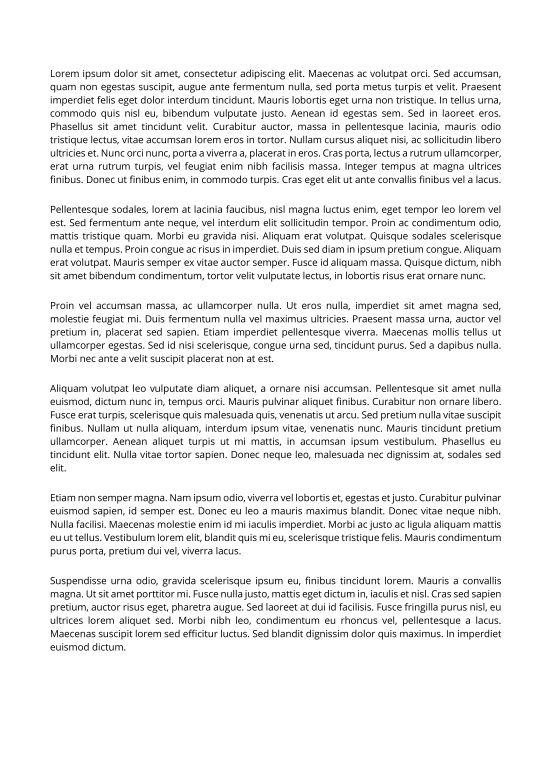
#> input picture input/images/papers/001.png, 1654 x 2339 px, found by its file name (shown at 1/3 size)
$ python TaskB.py
#> lines starting #> are read from the running program, lines starting #| are printed output that depends on the picture; after the words box and inside, x2 and y2 are one past the last pixel; in counts of white or black regions, pixels touching at a corner belong together
# -*- coding: utf-8 -*-
"""
Created on Fri Jul 31 09:16:19 2026

@author: Jesslyn Wong
"""

import cv2
import numpy as np
from matplotlib import pyplot as pt


# ==============
# Read Image
# ==============
img1 = cv2.imread("C:/Users/Jesslyn Wong/BCS/Y2S3/CSC2014/CSC 2014_Group Assignment_April Sem 2026/CSC 2014_Group Assignment_April Sem 2026/Converted Paper (8)/001.png", 0)
#> img1 is the input picture: shape (2339, 1654); min 0, max 255, mean 239.1


# ==============
# binary image (thresholding)
# ==============
ret, binImg1 = cv2.threshold(img1, 0, 255, cv2.THRESH_BINARY + cv2.THRESH_OTSU)
#> binImg1: shape (2339, 1654); 93.5% white; black in thin lines or dots, all inside (x1, y1, x2, y2) = (150, 209, 1504, 1952)
#> ret = 139


# ==============
# Histogram Projection (horizontal, vertical)
# ==============
# sum of black pixels per row (counting ->)
horizontal_hist = np.sum(binImg1 == 0, axis=1)
#> horizontal_hist = 2339 values, max 735 at index 664, min 0 at index 0, mean 107.9

pt.figure()
pt.plot(horizontal_hist)
pt.title("Horizontal Histogram")

pt.show()
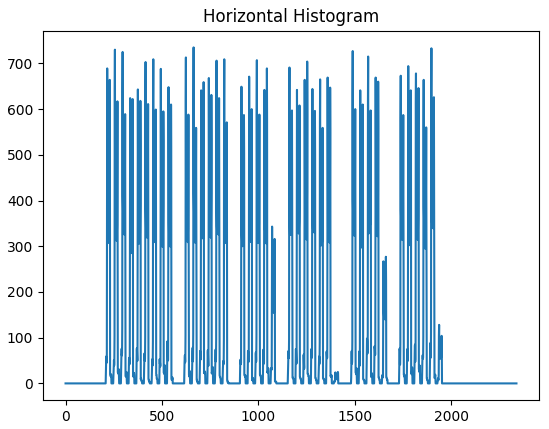
#> figure drawn by matplotlib, 1 panel; curve peaks at x = 664, y = 735

# sum of black pixels per column (counting ^)
vertical_hist = np.sum(binImg1 == 0, axis=0)
#> vertical_hist = 1654 values, max 616 at index 153, min 0 at index 0, mean 152.6

pt.figure()
pt.plot(vertical_hist)
pt.title("Vertical Histogram")

pt.show()
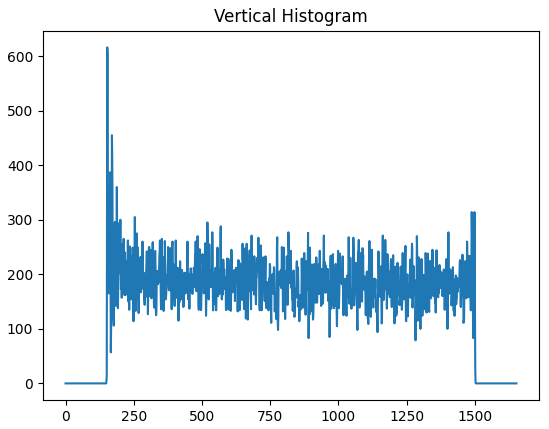
#> figure drawn by matplotlib, 1 panel; curve peaks at x = 153, y = 616


# ==============
# Convert binImg -> True/False (optional?)
# ==============
list1 = horizontal_hist > 0

# ==============
# Extraction Process
# ==============
# list of consectutive zeros, returns (index, amount)
def getConsecutiveZeros(aList):
    consecutiveZeros = []
    count = 0
    start = None

    for i, v in enumerate(aList):
        if not v:
            if count == 0:
                start = i
            count += 1

        else:
            if count > 0:
                consecutiveZeros.append((start, count))
                count = 0

    # for last run of consecutive zeros
    if count > 0:
        consecutiveZeros.append((start, count))

    return consecutiveZeros


# filter the zeros more than 10
def getRangeZeros(aList):
    ranges = []

    for i, c in aList:
        if c > 11:
            ranges.append((i, i + c))

    return ranges


#get range of paragraph
top = []
bottom = []
def doTop(aList):
    for l, r in aList:
        top.append(r)

    return

def doBottom(aList):
    iteration = 0
    for l, r in aList:
        if iteration > 0:
            bottom.append(l)
        iteration += 1

    return


# extract
def extractParagraphs(aRange, anImg):
    for l, r in aRange:
        par = anImg[l:r, :]
        pt.figure()
        pt.imshow(par, cmap="gray")
        pt.title("jbg")

        pt.show()

# ==============
# Run extraction process
# ==============
myZeros = getConsecutiveZeros(list1)
#> the loop in getConsecutiveZeros, `for i, v in enumerate(aList):` made 2339 passes
#> start on pass 1: 0
#> after the loop in getConsecutiveZeros, `for i, v in enumerate(aList):`: consecutiveZeros = 38 pairs, first value 0 to 1919, second value 10 to 209; count = 387
#> myZeros = 39 pairs, first value 0 to 1952, second value 10 to 387
myRanges = getRangeZeros(myZeros)
#> the loop in getRangeZeros, `for i, c in aList:` made 39 passes
#> (i, c) on passes 2 to 13: (238, 10), (278, 10), (318, 10), (357, 11), (397, 10), (437, 10), (477, 10), (516, 11), (556, 60), (646, 10), (686, 10), (725, 11)
#> c on pass 1: 209
#> after the loop in getRangeZeros, `for i, c in aList:`: ranges = [(0, 209), (556, 616), (845, 905), (1093, 1153), (1414, 1481), (1670, 1730), (1952, 2339)]
#> myRanges has the same summary as ranges in getRangeZeros
doTop(myRanges) # start of paragraph
#> the loop in doTop, `for l, r in aList:` made 7 passes
#> after the loop in doTop, `for l, r in aList:`: top = [209, 616, 905, 1153, 1481, 1730, 2339]
doBottom(myRanges)    # end of paragraph
#> the loop in doBottom, `for l, r in aList:` made 7 passes
#> after the loop in doBottom, `for l, r in aList:`: bottom = [556, 845, 1093, 1414, 1670, 1952]; iteration = 7
paragraphRanges = list(zip(top, bottom))    # put start and end together
#> paragraphRanges = [(209, 556), (616, 845), (905, 1093), (1153, 1414), (1481, 1670), (1730, 1952)]
extractParagraphs(paragraphRanges, binImg1)
#> the loop in extractParagraphs, `for l, r in aRange:` made 6 passes
#> pass 1, in extractParagraphs, `par = anImg[l:r, :]`:
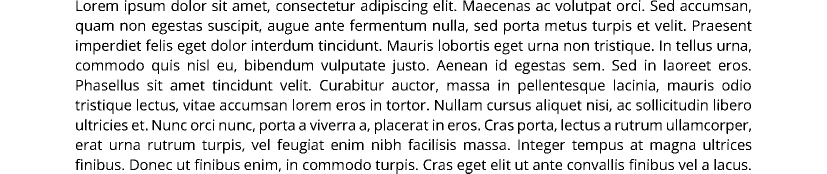
#> par: shape (347, 1654) (shown at 1/2 size); 88.9% white; black in thin lines or dots, all inside (x1, y1, x2, y2) = (150, 0, 1503, 347)
#> pass 2, in extractParagraphs, `par = anImg[l:r, :]`:
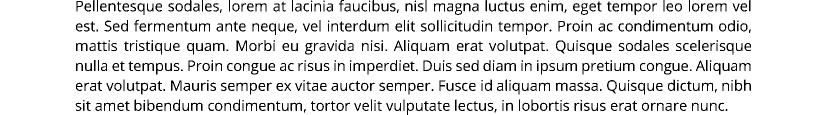
#> par: shape (229, 1654) (shown at 1/2 size); 88.6% white; black in thin lines or dots, all inside (x1, y1, x2, y2) = (151, 0, 1502, 229)
#> pass 3, in extractParagraphs, `par = anImg[l:r, :]`:
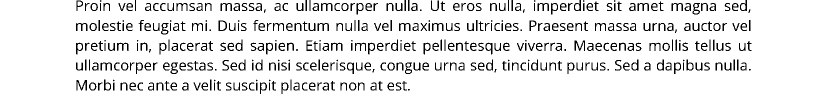
#> par: shape (188, 1654) (shown at 1/2 size); 89.7% white; black in thin lines or dots, all inside (x1, y1, x2, y2) = (152, 0, 1503, 188)

# ============

abc = [(0,141), (777,875), (1514,1654)]
abc = sorted(abc, key=lambda item: item[1] - item[0], reverse=True) # get width of gutters, sort by largest
abc = sorted(abc[: 3 - 1]) # take 2 gutters

array = np.array([
    [1,2,3],
    [4,5,6],
    [7,8,9]
])

array2 = np.array([1,2,0,4,0,3])

r = np.flatnonzero(array2[2:])
print(r)

x1, y1, x2, y2 = 120, 179, 1534, 586

cv2.rectangle(
    img1,              # image to draw on
    (x1, y1),           # top-left corner
    (x2, y2),           # bottom-right corner
    (0, 0, 255),       # colour (BGR) → red
    2                   # thickness
)
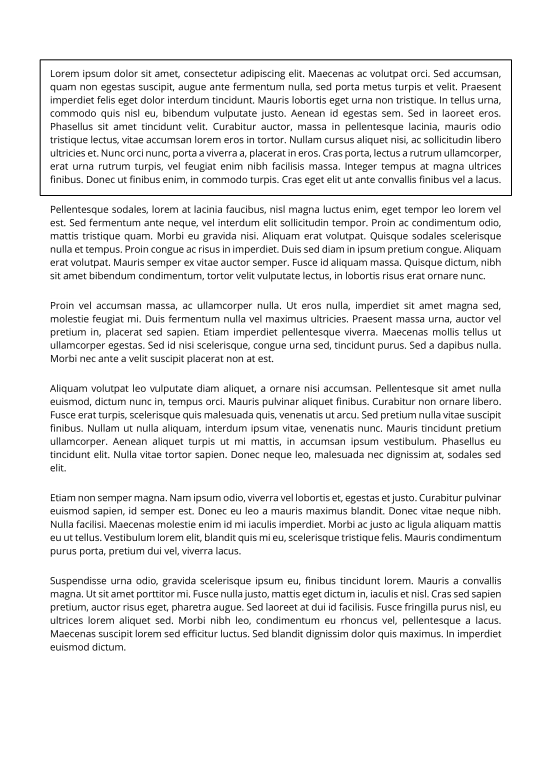
#> img1: shape (2339, 1654) (shown at 1/3 size); 0.28% of pixels changed, all inside (x1, y1, x2, y2) = (119, 178, 1536, 588)

cv2.imshow("Detected", img1)

$ run again, with input/images/papers/002.png copied over input/images/papers/001.png
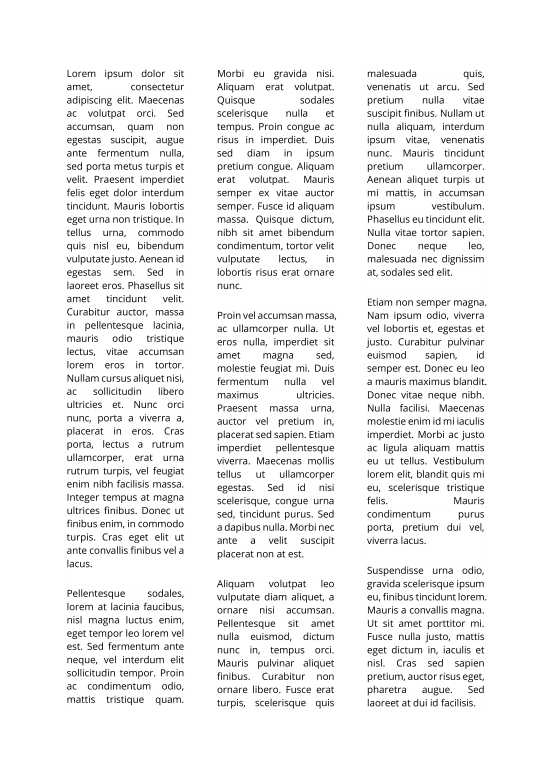
#> input picture input/images/papers/002.png, 1654 x 2339 px, found by its file name (shown at 1/3 size)
#> img1 is the input picture: shape (2339, 1654); min 0, max 255, mean 240.2
#> binImg1: shape (2339, 1654); 93.9% white; black in thin lines or dots, all inside (x1, y1, x2, y2) = (200, 209, 1459, 2126)
#> ret = 139
#> horizontal_hist = 2339 values, max 544 at index 574, min 0 at index 0, mean 100.9
#> vertical_hist = 1654 values, max 750 at index 1104, min 0 at index 0, mean 142.7
#> the loop in getConsecutiveZeros, `for i, v in enumerate(aList):` made 2339 passes
#> start on pass 1: 0
#> after the loop in getConsecutiveZeros, `for i, v in enumerate(aList):`: consecutiveZeros = 25 pairs, first value 0 to 2086, second value 1 to 209; count = 213
#> myZeros = 26 pairs, first value 0 to 2126, second value 1 to 213
#> the loop in getRangeZeros, `for i, c in aList:` made 26 passes
#> (i, c) on passes 2 to 9: (238, 10), (278, 10), (318, 10), (357, 11), (397, 10), (437, 10), (477, 10), (516, 10)
#> after the loop in getRangeZeros, `for i, c in aList:`: ranges = [(0, 209), (867, 884), (2126, 2339)]
#> the loop in doTop, `for l, r in aList:` made 3 passes
#> after the loop in doTop, `for l, r in aList:`: top = [209, 884, 2339]
#> the loop in doBottom, `for l, r in aList:` made 3 passes
#> after the loop in doBottom, `for l, r in aList:`: bottom = [867, 2126]; iteration = 3
#> paragraphRanges = [(209, 867), (884, 2126)]
#> the loop in extractParagraphs, `for l, r in aRange:` made 2 passes
#> pass 1, in extractParagraphs, `par = anImg[l:r, :]`:
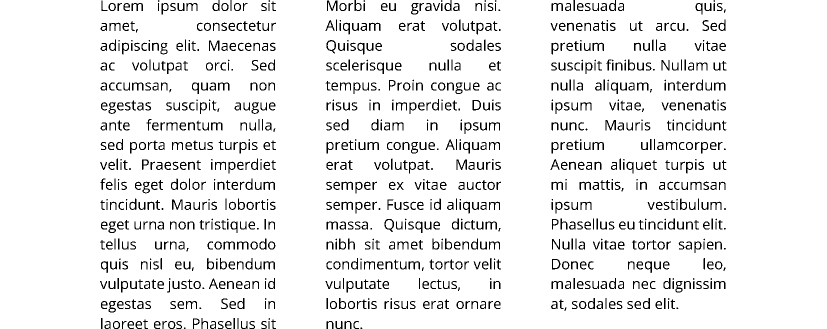
#> par: shape (658, 1654) (shown at 1/2 size); 92.3% white; black in thin lines or dots, all inside (x1, y1, x2, y2) = (200, 0, 1453, 658)
#> `cv2.rectangle( img1,`:
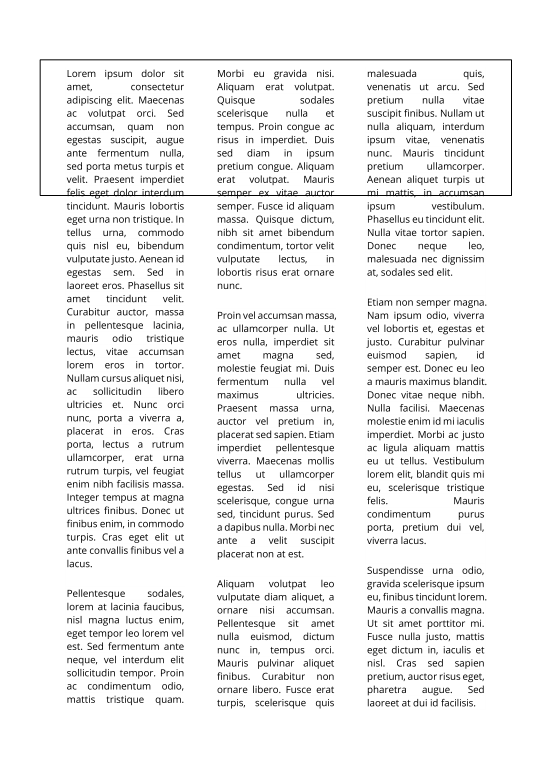
#> img1: shape (2339, 1654) (shown at 1/3 size); 0.27% of pixels changed, all inside (x1, y1, x2, y2) = (119, 178, 1536, 588)

$ run again, with input/images/papers/003.png copied over input/images/papers/001.png
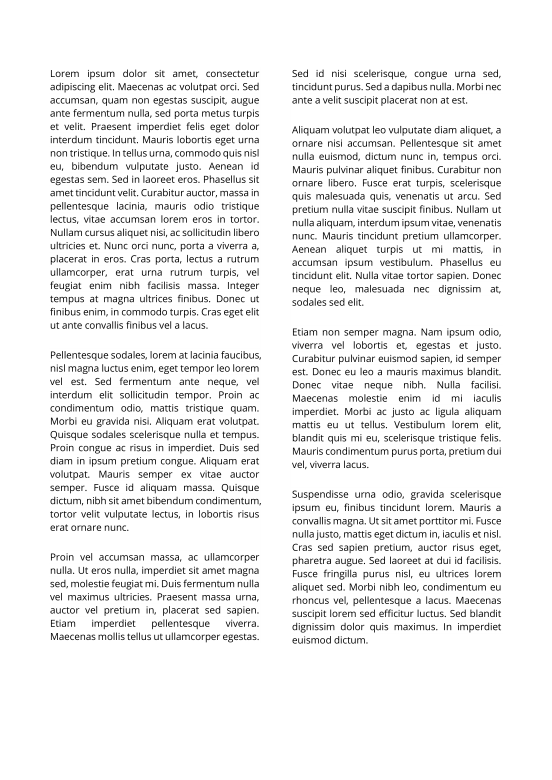
#> input picture input/images/papers/003.png, 1654 x 2339 px, found by its file name (shown at 1/3 size)
#> img1 is the input picture: shape (2339, 1654); min 0, max 255, mean 239.1
#> binImg1: shape (2339, 1654); 93.5% white; black in thin lines or dots, all inside (x1, y1, x2, y2) = (150, 209, 1504, 1931)
#> ret = 139
#> horizontal_hist = 2339 values, max 643 at index 256, min 0 at index 0, mean 108
#> vertical_hist = 1654 values, max 621 at index 153, min 0 at index 0, mean 152.7
#> the loop in getConsecutiveZeros, `for i, v in enumerate(aList):` made 2339 passes
#> start on pass 1: 0
#> after the loop in getConsecutiveZeros, `for i, v in enumerate(aList):`: consecutiveZeros = [(0, 209), (238, 10), (278, 10), (318, 10), (357, 11), (844, 1), (917, 7), (953, 11), (1014, 10), (1126, 7), (1172, 1), (1205, 7), (1288, 4), (1408, 3), (1440, 11), (1620, 10)]; count = 408
#> myZeros = [(0, 209), (238, 10), (278, 10), (318, 10), (357, 11), (844, 1), (917, 7), (953, 11), (1014, 10), (1126, 7), (1172, 1), (1205, 7), (1288, 4), (1408, 3), (1440, 11), (1620, 10), (1931, 408)]
#> the loop in getRangeZeros, `for i, c in aList:` made 17 passes
#> after the loop in getRangeZeros, `for i, c in aList:`: ranges = [(0, 209), (1931, 2339)]
#> the loop in doTop, `for l, r in aList:` made 2 passes
#> after the loop in doTop, `for l, r in aList:`: top = [209, 2339]
#> the loop in doBottom, `for l, r in aList:` made 2 passes
#> (l, r, iteration) on passes 1 to 2: (0, 209, 1), (1931, 2339, 2)
#> after the loop in doBottom, `for l, r in aList:`: bottom = [1931]; iteration = 2
#> paragraphRanges = [(209, 1931)]
#> the loop in extractParagraphs, `for l, r in aRange:` made 1 pass
#> pass 1, in extractParagraphs, `par = anImg[l:r, :]`:
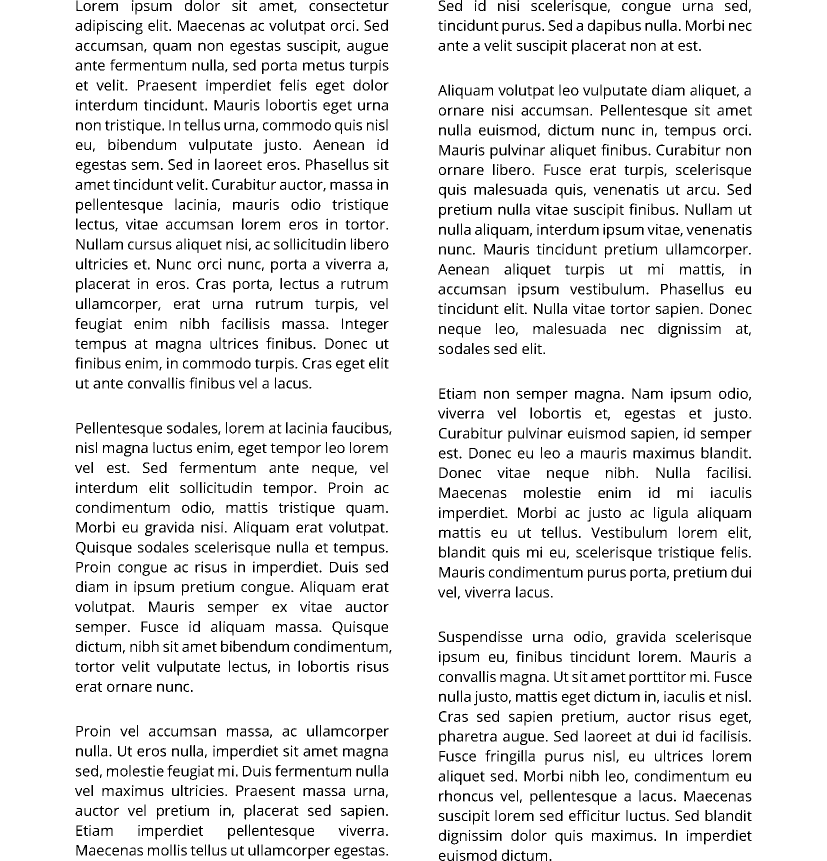
#> par: shape (1722, 1654) (shown at 1/2 size); 91.1% white; black in thin lines or dots, all inside (x1, y1, x2, y2) = (150, 0, 1504, 1722)
#> `cv2.rectangle( img1,`:
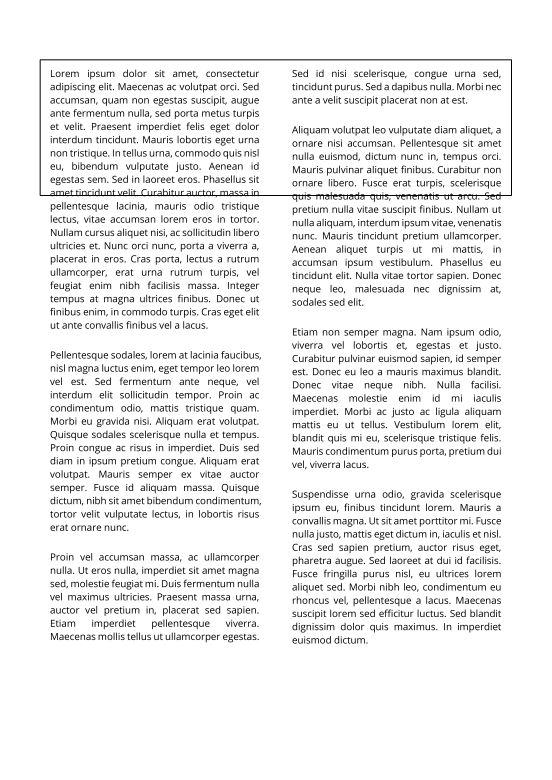
#> img1: shape (2339, 1654) (shown at 1/3 size); 0.27% of pixels changed, all inside (x1, y1, x2, y2) = (119, 178, 1536, 588)
